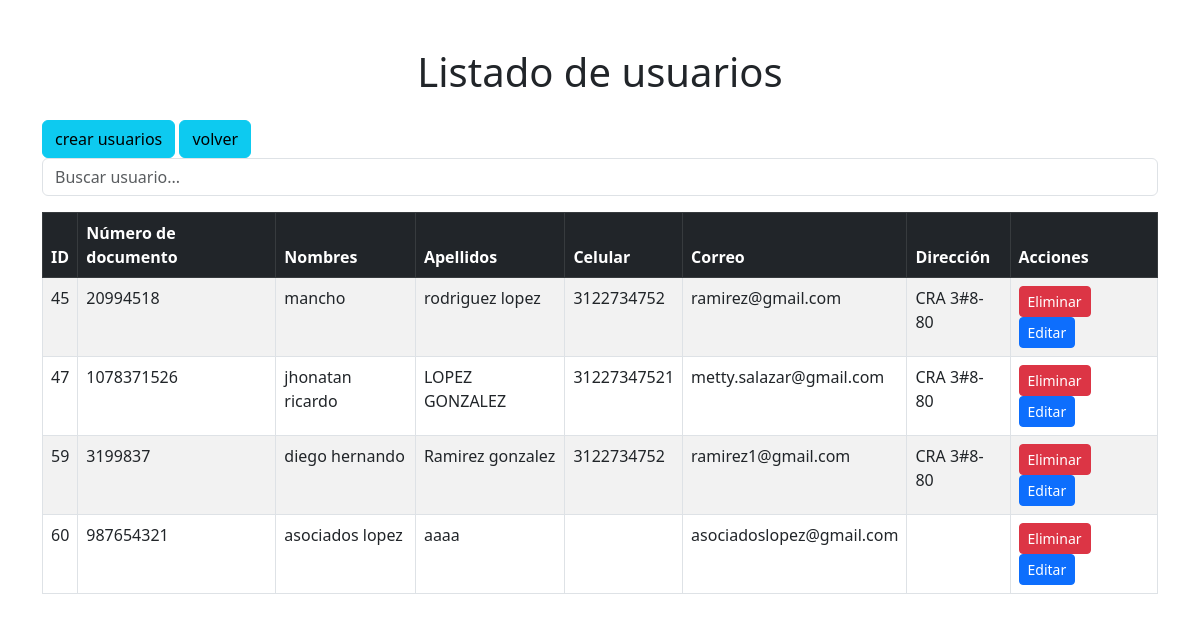
/personas/vistas/listasUSuarios.php (signed in), run on the app's committed database.
### tables this page shows
CREATE TABLE `personas` (
  `id_persona` int(11) NOT NULL,
  `id_tipo_persona_fk` int(11) NOT NULL,
  `id_tipo_Documento_fk` int(11) NOT NULL,
  `numero_documento` varchar(20) NOT NULL,
  `nombres` varchar(100) NOT NULL,
  `apellidos` varchar(100) NOT NULL,
  `genero_fk` int(11) DEFAULT NULL,
  `vereda_centro_poblado` varchar(255) DEFAULT NULL,
  `direccion` varchar(255) DEFAULT NULL,
  `celular` varchar(15) DEFAULT NULL,
  `correo` varchar(250) NOT NULL,
  `pass` varchar(255) NOT NULL,
  `nombre_representante` varchar(255) DEFAULT NULL COMMENT 'Nombre del representante (Aplica solo para Grupo Constituido o Persona Jurídica)',
  `anexo1_persona_natural` varchar(255) DEFAULT NULL COMMENT 'ANEXO 1: Persona natural - Formatos de autorización (PDF)',
  `estado_anexo1` varchar(50) DEFAULT NULL COMMENT 'Estado del ANEXO 1',
  `anexo2_grupos_constituidos` varchar(255) DEFAULT NULL COMMENT 'ANEXO 2: Grupos constituidos - Formatos de autorización y acta de conformación (PDF)',
  `estado_anexo2` varchar(50) DEFAULT NULL COMMENT 'Estado del ANEXO 2',
  `anexo3_persona_juridica` varchar(255) DEFAULT NULL COMMENT 'ANEXO 3: Persona jurídica - Formatos de autorización (PDF)',
  `estado_anexo3` varchar(50) DEFAULT NULL COMMENT 'Estado del ANEXO 3',
  `copia_documento_identidad` varchar(255) DEFAULT NULL COMMENT 'Copia clara y legible del documento de identidad (PDF)',
  `estado_copia_documento` varchar(50) DEFAULT NULL COMMENT 'Estado de la copia del documento de identidad',
  `certificado_residencia` varchar(300) DEFAULT NULL COMMENT 'Certificado de residencia (PDF)',
  `estado_certificado_residencia` varchar(300) DEFAULT NULL COMMENT 'Estado del certificado de residencia',
  `copia_rut` varchar(300) DEFAULT NULL COMMENT 'Copia legible del RUT (PDF)',
  `estado_copia_rut` varchar(300) DEFAULT NULL COMMENT 'Estado de la copia del RUT',
  `certificado_sicut` varchar(300) DEFAULT NULL COMMENT 'Certificado de registro en el SICUT (PDF)',
  `estado_certificado_sicut` varchar(50) DEFAULT NULL COMMENT 'Estado del certificado de registro en el SICUT',
  `id_tipo_proponente_fk` int(11) DEFAULT NULL,
  `tiempo_residencia` varchar(200) DEFAULT NULL,
  `NIT` int(11) NOT NULL,
  `documento_representante` varchar(20) DEFAULT NULL,
  `id_vereda_fk` int(11) DEFAULT NULL
);

### personas/modelo/userModel.php (called while the page is built, shortened)
<?php
class UserModel {
    public function CargarUsuario() {
        $rows = null;
        $modelo = new Conexion();
        $conexion = $modelo->get_conexion();
        $sql = "SELECT * FROM personas";
        $statement = $conexion->prepare($sql);
        $statement->execute();
        while ($result = $statement->fetch()) {
            $rows[] = $result;
        }
        return $rows;
    }
}
?>

### personas/vistas/listasUSuarios.php (the view, shortened to what this page needs)
<?php
require_once '../modelo/userModel.php';
function Cargar() {
    $consultas = new UserModel();
    $filas = $consultas->CargarUsuario();
    return $filas;
}
$filas = Cargar();
?>
<!DOCTYPE html>
<html lang="en">
<head>
    <link href="https://cdn.jsdelivr.net/npm/bootstrap@5.3.0/dist/css/bootstrap.min.css" rel="stylesheet">
</head>
<body>
    <div class="container mt-5">
        <h1 class="text-center mb-4">Listado de usuarios</h1>
        <a href='./crear.php' class="btn btn-info">crear usuarios</a>
        <a href='../vistas/vistaadmin.php' class="btn btn-info">volver</a>
        <div class="mb-3">
            <input type="text" id="buscador" class="form-control" placeholder="Buscar usuario...">
        </div>
        <table class="table table-striped table-bordered">
            <thead class="table-dark">
                <tr>
                    <th>ID</th>
                    <th>Número de documento</th>
                    <th>Nombres</th>
                    <th>Apellidos</th>
                    <th>Celular</th>
                    <th>Correo</th>
                    <th>Dirección</th>
                    <th>Acciones</th>
                </tr>
            </thead>
                <tbody>
                    <?php if (!empty($filas)): ?>
                        <?php foreach($filas as $fila): ?>
                            <tr>
                                <td><?php echo $fila['id_persona']; ?></td>
                                <td><?php echo $fila['numero_documento']; ?></td>
                                <td><?php echo $fila['nombres']; ?></td>
                                <td><?php echo $fila['apellidos']; ?></td>
                                <td><?php echo $fila['celular']; ?></td>
                                <td><?php echo $fila['correo']; ?></td>
                                <td><?php echo $fila['direccion']; ?></td>
                                <td>
                                    <a href='../controlador/eliminar.php?id=<?php echo $fila['id_persona']; ?>' class="btn btn-danger btn-sm">Eliminar</a>
                                    <a href='./editar.php?id=<?php echo $fila['id_persona']; ?>' class="btn btn-primary btn-sm">Editar</a>
                                </td>
                            </tr>
                        <?php endforeach; ?>
                    <?php else: ?>
                        <tr>
                            <td colspan="8" class="text-center">No hay usuarios registrados.</td>
                        </tr>
                    <?php endif; ?>
                </tbody>
        </table>
    </div>
</body>
</html>

### data on the page
personas: id_persona "45", numero_documento "20994518", nombres "mancho", apellidos "rodriguez lopez", celular "3122734752", correo "ramirez@gmail.com", direccion "CRA 3#8-80"
personas: id_persona "47", numero_documento "1078371526", nombres "jhonatan ricardo", apellidos "LOPEZ GONZALEZ", celular "31227347521", correo "metty.salazar@gmail.com", direccion "CRA 3#8-80"
personas: id_persona "59", numero_documento "3199837", nombres "diego hernando", apellidos "Ramirez gonzalez", celular "3122734752", correo "ramirez1@gmail.com", direccion "CRA 3#8-80"
personas: id_persona "60", numero_documento "987654321", nombres "asociados lopez", apellidos "aaaa", correo "asociadoslopez@gmail.com"
